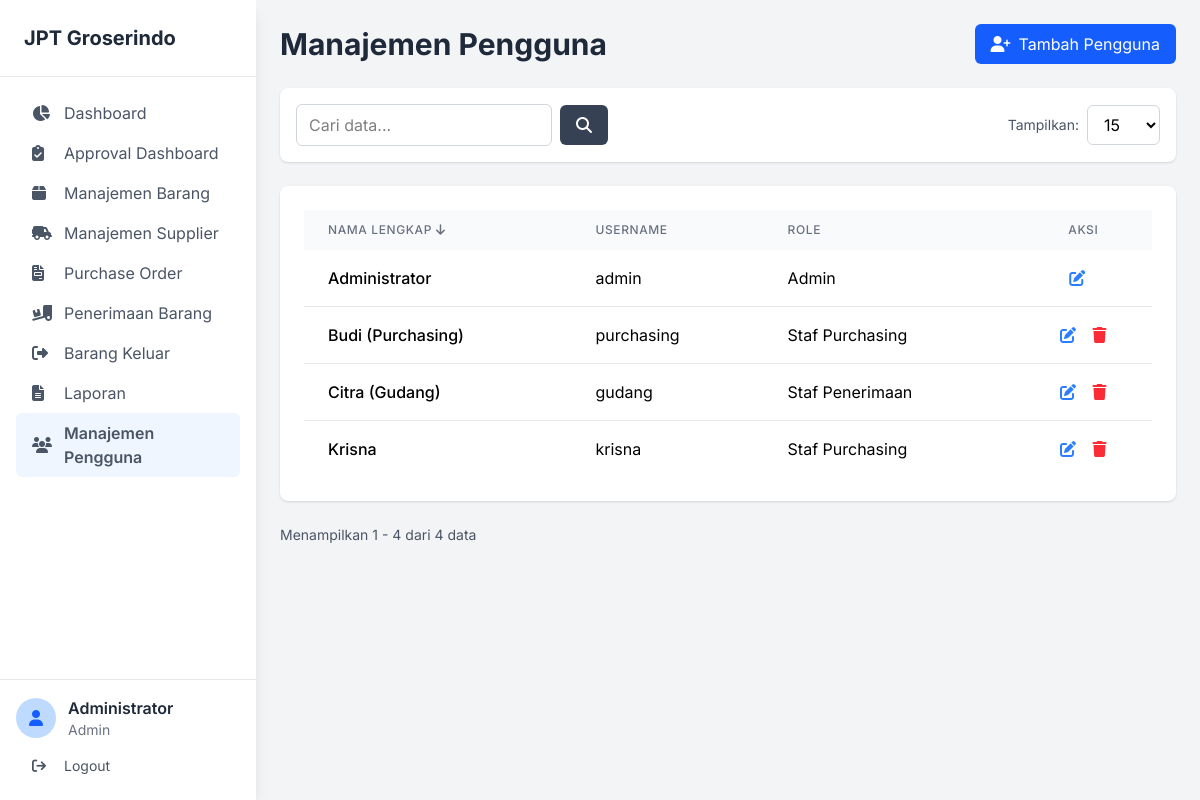
/index.php?page=pengguna (signed in), run on the app's committed database.
### tables this page shows
CREATE TABLE `users` (
  `id_user` int(11) NOT NULL AUTO_INCREMENT,
  `nama_lengkap` varchar(255) NOT NULL,
  `username` varchar(100) NOT NULL,
  `password` varchar(255) NOT NULL,
  `role` enum('Admin','Staf Purchasing','Staf Penerimaan') NOT NULL,
  PRIMARY KEY (`id_user`),
  UNIQUE KEY `username` (`username`)
);

### pages/pengguna.php (the view, shortened to what this page needs)
<?php
require_once 'includes/table_helper.php';
$limit = isset($_GET['limit']) ? (int)$_GET['limit'] : 15;
$page = isset($_GET['p']) ? (int)$_GET['p'] : 1;
$offset = ($page - 1) * $limit;
$sort_columns = ['nama_lengkap', 'username', 'role'];
$sort_by = isset($_GET['sort']) && in_array($_GET['sort'], $sort_columns) ? $_GET['sort'] : 'nama_lengkap';
$order = isset($_GET['order']) && strtolower($_GET['order']) == 'desc' ? 'DESC' : 'ASC';
$search = isset($_GET['search']) ? $_GET['search'] : '';
$sql_base = "FROM users";
$params = [];
$count_sql = "SELECT COUNT(*) " . $sql_base;
$stmt_count = $pdo->prepare($count_sql);
$stmt_count->execute($params);
$total_records = $stmt_count->fetchColumn();
$data_sql = "SELECT * " . $sql_base . " ORDER BY {$sort_by} {$order} LIMIT {$limit} OFFSET {$offset}";
$stmt = $pdo->prepare($data_sql);
$stmt->execute($params);
$users_list = $stmt->fetchAll(PDO::FETCH_ASSOC);
$url_params = ['page' => 'pengguna', 'search' => $search, 'limit' => $limit, 'sort' => $sort_by, 'order' => $order, 'p' => $page];
?>
<div class="flex justify-between items-center mb-6">
    <h1 class="text-3xl font-bold text-gray-800">Manajemen Pengguna</h1>
    <button id="btn-tambah-pengguna" class="bg-blue-600 text-white px-4 py-2 rounded-md hover:bg-blue-700 flex items-center gap-2">
        <i class="fa-solid fa-user-plus"></i>
        <span>Tambah Pengguna</span>
    </button>
</div>
<div class="bg-white p-6 rounded-lg shadow overflow-x-auto">
    <table class="w-full table-auto">
        <thead class="bg-gray-50">
            <tr>
                <th class="px-6 py-3 text-left text-xs font-medium text-gray-500 uppercase tracking-wider"><?php generate_sort_link('nama_lengkap', 'Nama Lengkap', $url_params); ?></th>
                <th class="px-6 py-3 text-left text-xs font-medium text-gray-500 uppercase tracking-wider"><?php generate_sort_link('username', 'Username', $url_params); ?></th>
                <th class="px-6 py-3 text-left text-xs font-medium text-gray-500 uppercase tracking-wider"><?php generate_sort_link('role', 'Role', $url_params); ?></th>
                <th class="px-6 py-3 text-center text-xs font-medium text-gray-500 uppercase tracking-wider">Aksi</th>
            </tr>
        </thead>
        <tbody class="bg-white divide-y divide-gray-200">
            <?php foreach ($users_list as $user): ?>
                <tr>
                    <td class="px-6 py-4 whitespace-nowrap font-medium"><?php echo htmlspecialchars($user['nama_lengkap']); ?></td>
                    <td class="px-6 py-4 whitespace-nowrap"><?php echo htmlspecialchars($user['username']); ?></td>
                    <td class="px-6 py-4 whitespace-nowrap"><?php echo htmlspecialchars($user['role']); ?></td>
                    <td class="px-6 py-4 whitespace-nowrap text-center">
                        <button class="btn-edit-pengguna text-blue-500 hover:text-blue-700 mr-3"
                            data-id="<?php echo $user['id_user']; ?>"
                            data-nama="<?php echo htmlspecialchars($user['nama_lengkap']); ?>"
                            data-username="<?php echo htmlspecialchars($user['username']); ?>"
                            data-role="<?php echo $user['role']; ?>">
                            <i class="fa-solid fa-pen-to-square"></i>
                        </button>
                        <?php if ($user['id_user'] != $_SESSION['user_id']): ?>
                            <a href="index.php?page_source=pengguna&action=delete&id=<?php echo $user['id_user']; ?>"
                                class="text-red-500 hover:text-red-700"
                                onclick="return confirm('Apakah Anda yakin ingin menghapus pengguna ini?');">
                                <i class="fa-solid fa-trash"></i>
                            </a>
                        <?php endif; ?>
                    </td>
                </tr>
            <?php endforeach; ?>
        </tbody>
    </table>
</div>
<div class="mt-6 flex justify-between items-center">
    <div class="text-sm text-gray-600">
        Menampilkan <?php echo $offset + 1; ?> - <?php echo min($offset + $limit, $total_records); ?> dari <?php echo $total_records; ?> data
    </div>
</div>

### includes/header.php (style rules this page uses)
body { font-family: 'Inter', sans-serif; }

### data on the page
users: nama_lengkap "Administrator", username "admin", role "Admin"
users: nama_lengkap "Budi (Purchasing)", username "purchasing", role "Staf Purchasing"
users: nama_lengkap "Citra (Gudang)", username "gudang", role "Staf Penerimaan"
users: nama_lengkap "Krisna", username "krisna", role "Staf Purchasing"

### other printed values
$item['label'] "Dashboard"
$item['label'] "Approval Dashboard"
$item['label'] "Manajemen Barang"
$item['label'] "Manajemen Supplier"
$item['label'] "Purchase Order"
$item['label'] "Penerimaan Barang"
$item['label'] "Barang Keluar"
$item['label'] "Laporan"
$item['label'] "Manajemen Pengguna"
$_SESSION['nama_lengkap'] "Administrator"
$_SESSION['role'] "Admin"
$display_text "NAMA LENGKAP USERNAME ROLE"
$offset + 1 "1"
min($offset + $limit, $total_records) "4"
$total_records "4"
